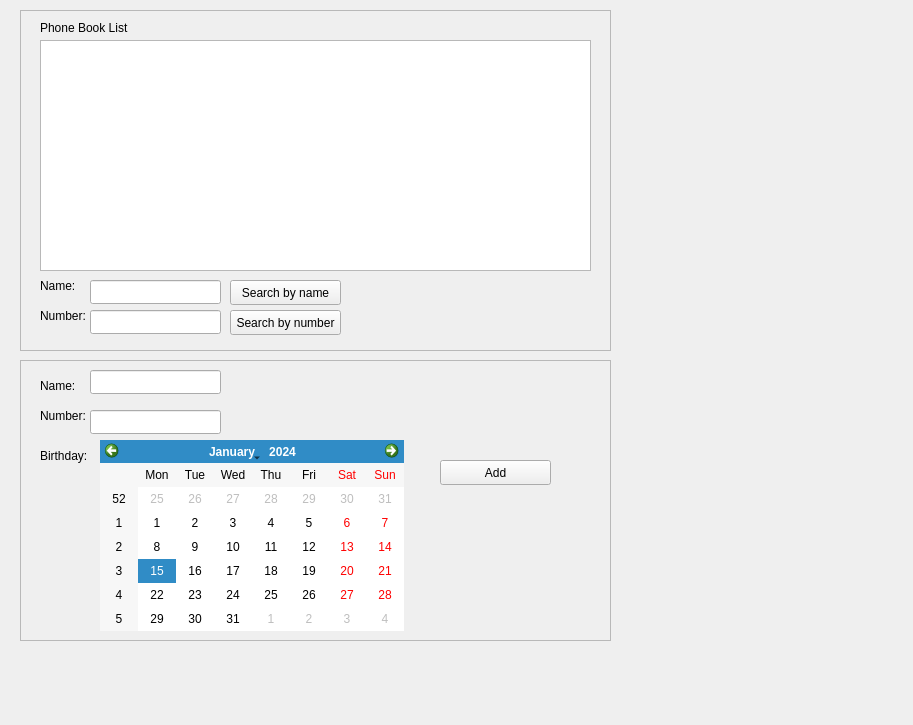
<?xml version="1.0" encoding="UTF-8"?>
<ui version="4.0">
 <class>Phonesbook</class>
 <widget class="QWidget" name="Phonesbook">
  <property name="geometry">
   <rect>
    <x>0</x>
    <y>0</y>
    <width>913</width>
    <height>725</height>
   </rect>
  </property>
  <property name="windowTitle">
   <string>PhoneBook</string>
  </property>
  <widget class="QFrame" name="frame">
   <property name="geometry">
    <rect>
     <x>20</x>
     <y>10</y>
     <width>591</width>
     <height>341</height>
    </rect>
   </property>
   <property name="frameShape">
    <enum>QFrame::StyledPanel</enum>
   </property>
   <property name="frameShadow">
    <enum>QFrame::Raised</enum>
   </property>
   <widget class="QTableWidget" name="tableWidget">
    <property name="geometry">
     <rect>
      <x>20</x>
      <y>30</y>
      <width>551</width>
      <height>231</height>
     </rect>
    </property>
   </widget>
   <widget class="QLabel" name="label">
    <property name="geometry">
     <rect>
      <x>20</x>
      <y>10</y>
      <width>141</width>
      <height>16</height>
     </rect>
    </property>
    <property name="text">
     <string>Phone Book List</string>
    </property>
   </widget>
   <widget class="QLabel" name="label_2">
    <property name="geometry">
     <rect>
      <x>20</x>
      <y>260</y>
      <width>41</width>
      <height>31</height>
     </rect>
    </property>
    <property name="text">
     <string>Name:</string>
    </property>
   </widget>
   <widget class="QLineEdit" name="lineEdit">
    <property name="geometry">
     <rect>
      <x>70</x>
      <y>270</y>
      <width>131</width>
      <height>24</height>
     </rect>
    </property>
   </widget>
   <widget class="QPushButton" name="pushButton">
    <property name="geometry">
     <rect>
      <x>210</x>
      <y>270</y>
      <width>111</width>
      <height>25</height>
     </rect>
    </property>
    <property name="text">
     <string>Search by name</string>
    </property>
   </widget>
   <widget class="QLabel" name="label_3">
    <property name="geometry">
     <rect>
      <x>20</x>
      <y>290</y>
      <width>51</width>
      <height>31</height>
     </rect>
    </property>
    <property name="text">
     <string>Number:</string>
    </property>
   </widget>
   <widget class="QLineEdit" name="lineEdit_2">
    <property name="geometry">
     <rect>
      <x>70</x>
      <y>300</y>
      <width>131</width>
      <height>24</height>
     </rect>
    </property>
   </widget>
   <widget class="QPushButton" name="pushButton_2">
    <property name="geometry">
     <rect>
      <x>210</x>
      <y>300</y>
      <width>111</width>
      <height>25</height>
     </rect>
    </property>
    <property name="text">
     <string>Search by number</string>
    </property>
   </widget>
   <widget class="QFrame" name="frame_2">
    <property name="geometry">
     <rect>
      <x>500</x>
      <y>340</y>
      <width>591</width>
      <height>341</height>
     </rect>
    </property>
    <property name="frameShape">
     <enum>QFrame::StyledPanel</enum>
    </property>
    <property name="frameShadow">
     <enum>QFrame::Raised</enum>
    </property>
    <widget class="QTableWidget" name="tableWidget_2">
     <property name="geometry">
      <rect>
       <x>20</x>
       <y>30</y>
       <width>551</width>
       <height>231</height>
      </rect>
     </property>
    </widget>
    <widget class="QLabel" name="label_4">
     <property name="geometry">
      <rect>
       <x>20</x>
       <y>10</y>
       <width>141</width>
       <height>16</height>
      </rect>
     </property>
     <property name="text">
      <string>Phone Book List</string>
     </property>
    </widget>
    <widget class="QLabel" name="label_5">
     <property name="geometry">
      <rect>
       <x>20</x>
       <y>260</y>
       <width>41</width>
       <height>31</height>
      </rect>
     </property>
     <property name="text">
      <string>Name:</string>
     </property>
    </widget>
    <widget class="QLineEdit" name="lineEdit_3">
     <property name="geometry">
      <rect>
       <x>70</x>
       <y>270</y>
       <width>131</width>
       <height>24</height>
      </rect>
     </property>
    </widget>
    <widget class="QPushButton" name="pushButton_3">
     <property name="geometry">
      <rect>
       <x>210</x>
       <y>270</y>
       <width>111</width>
       <height>25</height>
      </rect>
     </property>
     <property name="text">
      <string>Search by name</string>
     </property>
    </widget>
    <widget class="QLabel" name="label_6">
     <property name="geometry">
      <rect>
       <x>20</x>
       <y>290</y>
       <width>51</width>
       <height>31</height>
      </rect>
     </property>
     <property name="text">
      <string>Number:</string>
     </property>
    </widget>
    <widget class="QLineEdit" name="lineEdit_4">
     <property name="geometry">
      <rect>
       <x>70</x>
       <y>300</y>
       <width>131</width>
       <height>24</height>
      </rect>
     </property>
    </widget>
    <widget class="QPushButton" name="pushButton_4">
     <property name="geometry">
      <rect>
       <x>210</x>
       <y>300</y>
       <width>111</width>
       <height>25</height>
      </rect>
     </property>
     <property name="text">
      <string>Search by number</string>
     </property>
    </widget>
   </widget>
  </widget>
  <widget class="QFrame" name="frame_3">
   <property name="geometry">
    <rect>
     <x>20</x>
     <y>360</y>
     <width>591</width>
     <height>281</height>
    </rect>
   </property>
   <property name="frameShape">
    <enum>QFrame::StyledPanel</enum>
   </property>
   <property name="frameShadow">
    <enum>QFrame::Raised</enum>
   </property>
   <widget class="QLabel" name="label_7">
    <property name="geometry">
     <rect>
      <x>20</x>
      <y>10</y>
      <width>41</width>
      <height>31</height>
     </rect>
    </property>
    <property name="text">
     <string>Name:</string>
    </property>
   </widget>
   <widget class="QLineEdit" name="lineEdit_5">
    <property name="geometry">
     <rect>
      <x>70</x>
      <y>10</y>
      <width>131</width>
      <height>24</height>
     </rect>
    </property>
   </widget>
   <widget class="QLabel" name="label_8">
    <property name="geometry">
     <rect>
      <x>20</x>
      <y>40</y>
      <width>51</width>
      <height>31</height>
     </rect>
    </property>
    <property name="text">
     <string>Number:</string>
    </property>
   </widget>
   <widget class="QLineEdit" name="lineEdit_6">
    <property name="geometry">
     <rect>
      <x>70</x>
      <y>50</y>
      <width>131</width>
      <height>24</height>
     </rect>
    </property>
   </widget>
   <widget class="QLabel" name="label_9">
    <property name="geometry">
     <rect>
      <x>20</x>
      <y>80</y>
      <width>51</width>
      <height>31</height>
     </rect>
    </property>
    <property name="text">
     <string>Birthday:</string>
    </property>
   </widget>
   <widget class="QCalendarWidget" name="calendarWidget">
    <property name="geometry">
     <rect>
      <x>80</x>
      <y>80</y>
      <width>304</width>
      <height>191</height>
     </rect>
    </property>
   </widget>
   <widget class="QPushButton" name="pushButton_5">
    <property name="geometry">
     <rect>
      <x>420</x>
      <y>100</y>
      <width>111</width>
      <height>25</height>
     </rect>
    </property>
    <property name="text">
     <string>Add</string>
    </property>
   </widget>
  </widget>
 </widget>
 <resources/>
 <connections/>
</ui>
